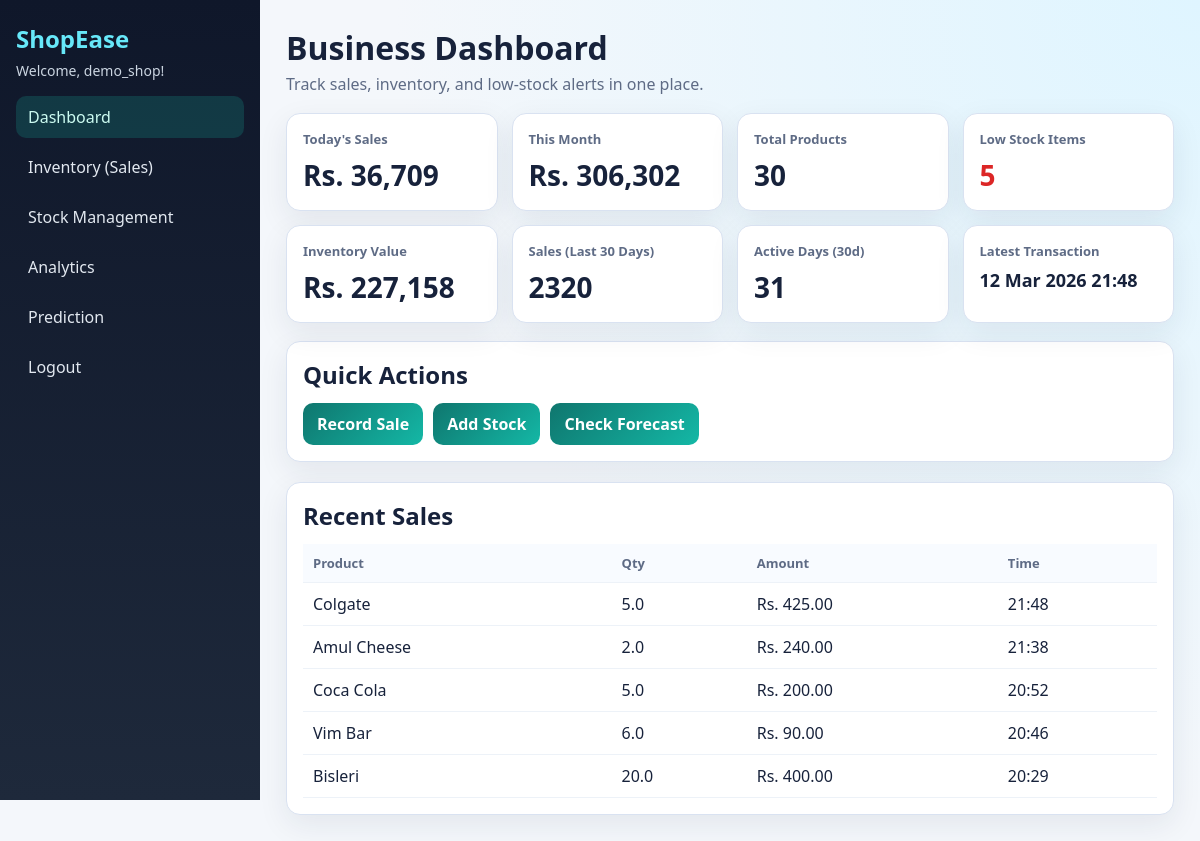
The page /dashboard (signed in) on the database its author committed.
### app.py (models this page shows)
class Product(db.Model):
    id = db.Column(db.Integer, primary_key=True)
    name = db.Column(db.String(200), nullable=False)
    category = db.Column(db.String(100))
    current_stock = db.Column(db.Float, default=0)
    unit = db.Column(db.String(20))
    selling_price = db.Column(db.Float)
    cost_price = db.Column(db.Float)
    user_id = db.Column(db.Integer, db.ForeignKey('user.id'))

### app.py (the view)
@app.route('/dashboard')
def dashboard():
    if 'user_id' not in session:
        return redirect('/login')
    user_id = session['user_id']
    today = datetime.now().date()
    today_sales = Sale.query.filter(
        func.date(Sale.date) == today,
        Sale.user_id == user_id
    ).all()
    total_today = sum(sale.total_amount for sale in today_sales)
    current_month = datetime.now().month
    current_year = datetime.now().year
    monthly_sales = Sale.query.filter(
        extract('month', Sale.date) == current_month,
        extract('year', Sale.date) == current_year,
        Sale.user_id == user_id
    ).all()
    total_month = sum(sale.total_amount for sale in monthly_sales)
    total_products = Product.query.filter_by(user_id=user_id).count()
    low_stock_products = Product.query.filter(
        Product.user_id == user_id,
        Product.current_stock < LOW_STOCK_THRESHOLD
    ).all()
    low_stock = len(low_stock_products)
    for low_product in low_stock_products:
        maybe_send_low_stock_notification(low_product, user_id, trigger='dashboard_scan')
    inventory_value = db.session.query(
        func.sum(Product.current_stock * Product.cost_price)
    ).filter(
        Product.user_id == user_id
    ).scalar() or 0
    last_sale_ts = db.session.query(func.max(Sale.date)).filter(Sale.user_id == user_id).scalar()
    sales_30d = Sale.query.filter(
        Sale.user_id == user_id,
        Sale.date >= (datetime.now() - timedelta(days=30))
    ).count()
    active_days_30d = db.session.query(func.count(func.distinct(func.date(Sale.date)))).filter(
        Sale.user_id == user_id,
        Sale.date >= (datetime.now() - timedelta(days=30))
    ).scalar() or 0
    recent_sales = Sale.query.filter_by(user_id=user_id).order_by(Sale.date.desc()).limit(5).all()
    recent_sales_data = []
    for sale in recent_sales:
        product = Product.query.get(sale.product_id)
        recent_sales_data.append({
            'product_name': product.name if product else 'Unknown',
            'quantity': sale.quantity,
            'total': sale.total_amount,
            'time': sale.date.strftime('%H:%M')
        })
    return render_template('dashboard.html',
                         username=session['username'],
                         total_today=total_today,
                         total_month=total_month,
                         total_products=total_products,
                         low_stock=low_stock,
                         inventory_value=inventory_value,
                         last_sale_ts=last_sale_ts,
                         sales_30d=sales_30d,
                         active_days_30d=active_days_30d,
                         recent_sales=recent_sales_data)

### app.py (called while the page is built, shortened)
def maybe_send_low_stock_notification(product, user_id, trigger='stock_update'):
    if product is None:
        return
    if product.current_stock is None:
        return
    if product.current_stock >= LOW_STOCK_THRESHOLD:
        _clear_low_stock_alert_state(user_id, product.id)
        return
    now = datetime.utcnow()
    alert = LowStockAlert.query.filter_by(user_id=user_id, product_id=product.id).first()
    if alert and (now - alert.last_sent_at) < timedelta(hours=LOW_STOCK_COOLDOWN_HOURS):
        if abs((alert.last_known_stock or 0) - product.current_stock) < 0.01:
            return

### templates/dashboard.html (shortened to what this page needs)
<!DOCTYPE html>
<html>
<head>
    <link rel="stylesheet" href="{{ url_for('static', filename='style.css') }}">
</head>
<body>
    <div class="dashboard">
        <aside class="sidebar">
            <h2>ShopEase</h2>
            <p>Welcome, {{ username }}!</p>
            <ul>
                <li><a class="active" href="/dashboard">Dashboard</a></li>
                <li><a href="/inventory">Inventory (Sales)</a></li>
                <li><a href="/stock">Stock Management</a></li>
                <li><a href="/analytics">Analytics</a></li>
                <li><a href="/prediction">Prediction</a></li>
                <li><a href="/logout">Logout</a></li>
            </ul>
        </aside>
        <main class="main-content">
            <div class="page-head">
                <h1>Business Dashboard</h1>
                <p>Track sales, inventory, and low-stock alerts in one place.</p>
            </div>
            <section class="cards">
                <div class="card">
                    <h3>Today's Sales</h3>
                    <p class="big-number">Rs. {{ "{:,.0f}".format(total_today|default(0)|float) }}</p>
                </div>
                <div class="card">
                    <h3>This Month</h3>
                    <p class="big-number">Rs. {{ "{:,.0f}".format(total_month|default(0)|float) }}</p>
                </div>
                <div class="card">
                    <h3>Total Products</h3>
                    <p class="big-number">{{ total_products }}</p>
                </div>
                <div class="card warning">
                    <h3>Low Stock Items</h3>
                    <p class="big-number">{{ low_stock }}</p>
                </div>
                <div class="card">
                    <h3>Inventory Value</h3>
                    <p class="big-number">Rs. {{ "{:,.0f}".format(inventory_value|default(0)|float) }}</p>
                </div>
                <div class="card">
                    <h3>Sales (Last 30 Days)</h3>
                    <p class="big-number">{{ sales_30d|default(0) }}</p>
                </div>
                <div class="card">
                    <h3>Active Days (30d)</h3>
                    <p class="big-number">{{ active_days_30d|default(0) }}</p>
                </div>
                <div class="card">
                    <h3>Latest Transaction</h3>
                    <p class="big-number" style="font-size:18px;">
                        {% if last_sale_ts %}
                        {{ last_sale_ts.strftime('%d %b %Y %H:%M') }}
                        {% else %}
                        No data
                        {% endif %}
                    </p>
                </div>
            </section>
            <section class="quick-actions">
                <h2>Quick Actions</h2>
                <div class="action-buttons">
                    <a href="/inventory" class="action-btn">Record Sale</a>
                    <a href="/stock" class="action-btn">Add Stock</a>
                    <a href="/prediction" class="action-btn">Check Forecast</a>
                </div>
            </section>
            <section class="table-wrap" style="margin-top:20px;">
                <h2>Recent Sales</h2>
                {% if recent_sales %}
                <table class="sales-table">
                    <thead>
                        <tr>
                            <th>Product</th>
                            <th>Qty</th>
                            <th>Amount</th>
                            <th>Time</th>
                        </tr>
                    </thead>
                    <tbody>
                        {% for sale in recent_sales %}
                        <tr>
                            <td>{{ sale.product_name }}</td>
                            <td>{{ sale.quantity }}</td>
                            <td>Rs. {{ "{:,.2f}".format(sale.total|float) }}</td>
                            <td>{{ sale.time }}</td>
                        </tr>
                        {% endfor %}
                    </tbody>
                </table>
                {% else %}
                <p class="no-data">No sales recorded yet.</p>
                {% endif %}
            </section>
        </main>
    </div>
</body>
</html>

### static/style.css (style rules this page uses)
:root { --bg: #f4f7fb; --surface: #ffffff; --surface-2: #f0f4ff; --text: #17223b; --muted: #5e6b85; --brand: #0f766e; --brand-2: #14b8a6; --accent: #0ea5e9; --danger: #dc2626; --success: #16a34a; --warning: #f59e0b; --border: #d9e2f1; --shadow: 0 10px 30px rgba(23, 34, 59, 0.08); }
* { margin: 0; padding: 0; box-sizing: border-box; }
body { font-family: 'Segoe UI', Tahoma, Geneva, Verdana, sans-serif; background: radial-gradient(circle at top right, #dff5ff 0%, var(--bg) 55%); color: var(--text); }
a { color: inherit; }
.dashboard { min-height: 100vh; display: grid; grid-template-columns: 260px 1fr; }
.sidebar { background: linear-gradient(180deg, #0f172a, #1e293b); color: #e2e8f0; padding: 22px 16px; position: sticky; top: 0; height: 100vh; }
.sidebar h2 { color: #67e8f9; margin-bottom: 6px; }
.sidebar p { color: #cbd5e1; margin-bottom: 16px; font-size: 14px; }
.sidebar ul { list-style: none; display: grid; gap: 8px; }
.sidebar a { text-decoration: none; display: block; padding: 10px 12px; border-radius: 10px; color: #e2e8f0; transition: all 0.2s ease; }
.sidebar a:hover, .sidebar a.active { background: rgba(20, 184, 166, 0.2); color: #ccfbf1; }
.main-content { padding: 26px; }
.page-head { margin-bottom: 18px; }
.page-head p { color: var(--muted); margin-top: 4px; }
.cards { display: grid; grid-template-columns: repeat(auto-fit, minmax(190px, 1fr)); gap: 14px; margin-bottom: 18px; }
.card { background: var(--surface); border: 1px solid var(--border); border-radius: 14px; padding: 16px; box-shadow: var(--shadow); }
.card h3 { color: var(--muted); font-size: 13px; margin-bottom: 8px; }
.big-number { font-size: 28px; font-weight: 700; }
.card.warning .big-number { color: var(--danger); }
.quick-actions, .column, .table-wrap { background: var(--surface); border: 1px solid var(--border); border-radius: 14px; padding: 16px; box-shadow: var(--shadow); }
.quick-actions h2, .column h2, .table-wrap h2 { margin-bottom: 12px; }
.action-buttons { display: flex; flex-wrap: wrap; gap: 10px; }
.action-btn, .btn { display: inline-block; border: none; cursor: pointer; text-decoration: none; background: linear-gradient(135deg, var(--brand), var(--brand-2)); color: #fff; padding: 10px 14px; border-radius: 10px; font-weight: 600; }
table { width: 100%; border-collapse: collapse; }
th, td { text-align: left; padding: 10px; border-bottom: 1px solid #edf2f8; }
th { color: var(--muted); font-size: 13px; font-weight: 700; background: #f8fbff; }

### rows shown on the page
Product: product_name "Colgate", quantity "5.0", total "425.00", time "21:48"
Product: product_name "Amul Cheese", quantity "2.0", total "240.00", time "21:38"
Product: product_name "Coca Cola", quantity "5.0", total "200.00", time "20:52"
Product: product_name "Vim Bar", quantity "6.0", total "90.00", time "20:46"
Product: product_name "Bisleri", quantity "20.0", total "400.00", time "20:29"

### other values the page prints
{{ username }} "demo_shop"
{{ "{:,.0f}".format(total_today|default(0)|float) }} "36,709"
{{ "{:,.0f}".format(total_month|default(0)|float) }} "306,302"
{{ total_products }} "30"
{{ low_stock }} "5"
{{ "{:,.0f}".format(inventory_value|default(0)|float) }} "227,158"
{{ sales_30d|default(0) }} "2320"
{{ active_days_30d|default(0) }} "31"
{{ last_sale_ts.strftime('%d %b %Y %H:%M') }} "12 Mar 2026 21:48"
